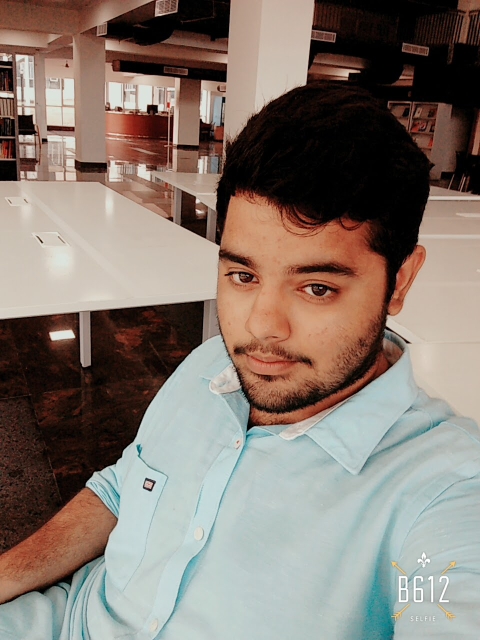
//> input picture merging-images/me.jpg, 960 x 1280 px (shown at 1/2 size)
$ ./and   (built with g++ and OpenCV 4)
//> lines starting //> are read from the running program, lines starting //| are printed output that depends on the picture; after the words box and inside, x2 and y2 are one past the last pixel; in counts of white or black regions, pixels touching at a corner belong together
#include <iostream>

#include <opencv2/opencv.hpp>

using namespace std;

using namespace cv;

int main()
{

	Mat me = imread("me.jpg",IMREAD_GRAYSCALE);
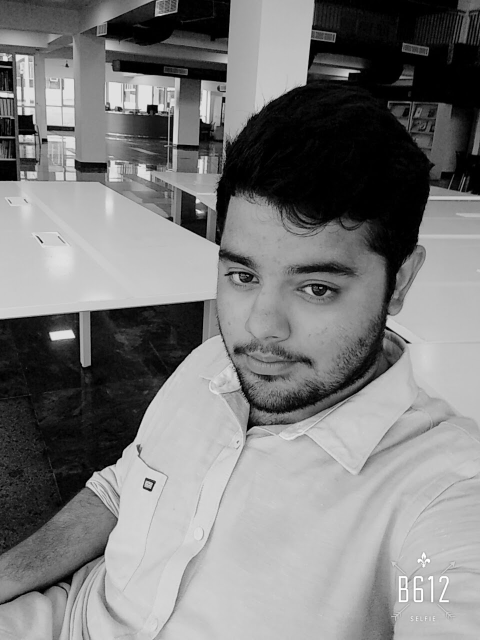
//> me: 1280 rows x 960 cols, CV_8UC1 (shown at 1/2 size); min 0, max 255, mean 124

	Mat mask(me.rows , me.cols,CV_8U,Scalar(0,0,0));

	circle(mask, Point(me.rows/2,me.cols/2), 350, 255, -1);
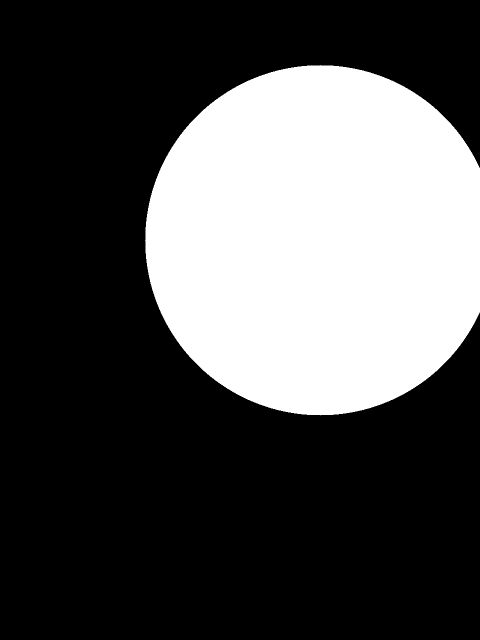
//> mask: 1280 rows x 960 cols, CV_8UC1 (shown at 1/2 size); 30.8% white; 1 white region, box (x1, y1, x2, y2) and area: (290, 130, 960, 831) 378914

	namedWindow("mask");

	Mat r;

	bitwise_and(mask,me,r);
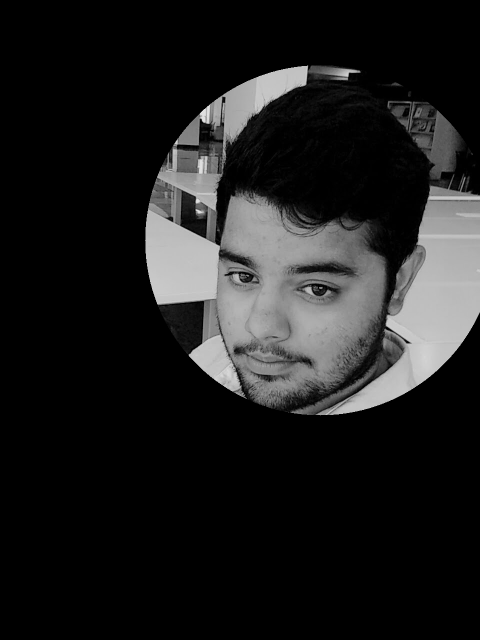
//> r: 1280 rows x 960 cols, CV_8UC1 (shown at 1/2 size); min 0, max 230, mean 29.8

	imshow("mask",r);

	const uchar white = 255;
     for(int i = 0; i < r.rows; i++)
     for(int j = 0; j < r.cols; j++)
       if (!mask.at<uchar>(i,j))
       r.at<uchar>(i,j)=white;
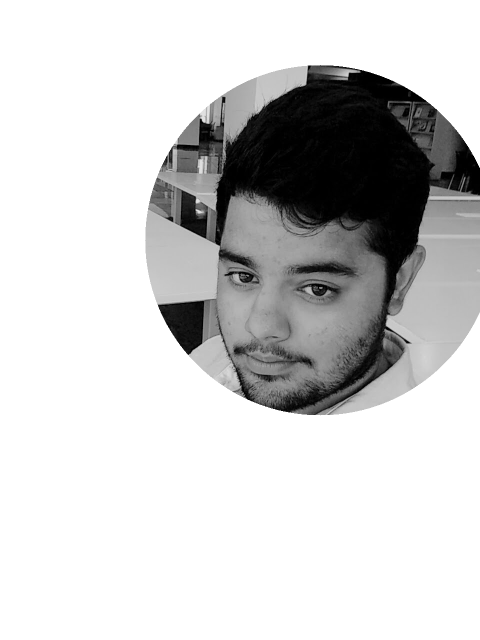
//> r: 1280 rows x 960 cols, CV_8UC1 (shown at 1/2 size); min 0, max 255, mean 206.2

	namedWindow("merged",WINDOW_AUTOSIZE);

	imshow("merged",r);

	waitKey(0);
	return 0;
}
